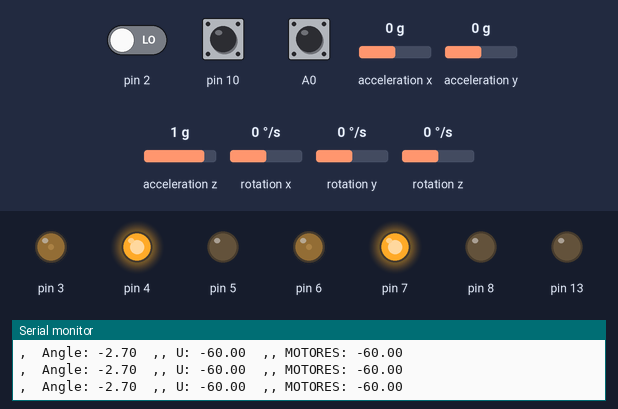
The sketch below on a simulated Arduino Uno, built with avr-gcc and run on an emulated ATmega328P. Parts: output pins drawn as LEDs (lit = HIGH), the last lines printed to the serial monitor. The inputs (shaded band) are chosen by the test bench; at power-on: acceleration x 0 g, acceleration y 0 g, pin 2 LOW, pin 10 HIGH, A0 HIGH, acceleration z 1 g, rotation x 0 °/s, rotation y 0 °/s, rotation z 0 °/s. The sensor or clock chip raises its interrupt line as the real part does.

Above: at 1.7 s.
1.8 s: acceleration x set to 0.2 g
At 2.9 s:
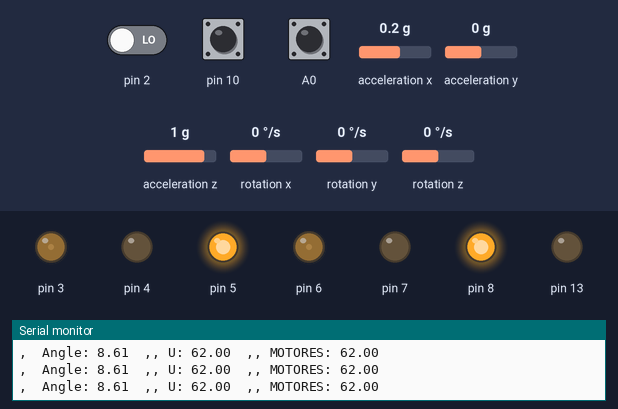
3.4 s: acceleration y set to -1.4 g
At 4.6 s:
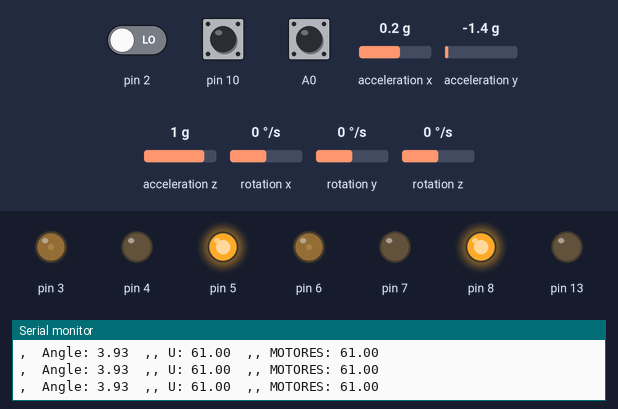
5.0 s: acceleration x set to 0 g
At 6.3 s:
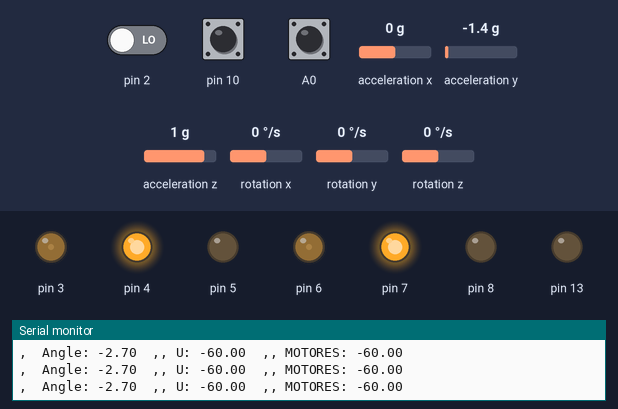
Timing chart, 0 to 8.0 s (numbered marks = the images above; inputs shaded):
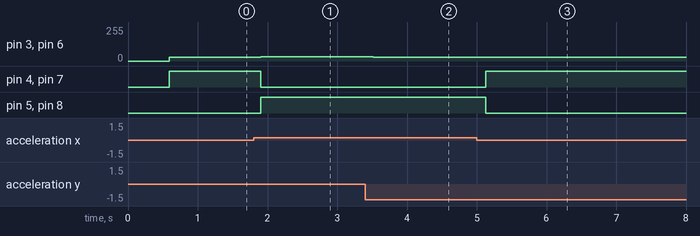

Measured:
- the behaviour switches between 0 and 0.1 g on acceleration x (found by bisection; images 0 and 1)
- the behaviour switches between 0.2 and 0.1 g on acceleration x (found by bisection; images 2 and 3)
- after the input at 1.8 s, pin 3, pin 6: 30/255 → 31/255 after 0.10 s; pin 4, pin 7: HIGH → LOW after 0.10 s; pin 5, pin 8: LOW → HIGH after 0.10 s
- after the input at 3.4 s, pin 3, pin 6: 31/255 → 30/255 after 0.12 s
- after the input at 5.0 s, pin 4, pin 7: LOW → HIGH after 0.13 s; pin 5, pin 8: HIGH → LOW after 0.13 s

The sketch:

FLLv1.ino
```cpp
#include <Fuzzy.h>
   const float Q_distance=2.7;//1 2.7
   const float R_measure=3.3;//1 2.7
   float distance=0;
   float P=0;
   float K=0;
   float y=0;
   float S=0;
  /////////////////////
///////////////////////////////////////////
#include "LMotorController.h"
#include "I2Cdev.h"
#include "MPU6050_6Axis_MotionApps20.h"
#include <PinChangeInt.h>
///////////////////////////////////////////
///mpu///
#if I2CDEV_IMPLEMENTATION == I2CDEV_ARDUINO_WIRE
 #include "Wire.h"
#endif
MPU6050 mpu;
// MPU control/status vars
bool dmpReady = false; // set true if DMP init was successful
uint8_t mpuIntStatus; // holds actual interrupt status byte from MPU
uint8_t devStatus; // return status after each device operation (0 = success, !0 = error)
uint16_t packetSize; // expected DMP packet size (default is 42 bytes)
uint16_t fifoCount; // count of all bytes currently in FIFO
uint8_t fifoBuffer[64]; // FIFO storage buffer
// orientation/motion vars
Quaternion q; // [w, x, y, z] quaternion container
VectorFloat gravity; // [x, y, z] gravity vector
float ypr[1]; // [yaw, pitch, roll] yaw/pitch/roll container and gravity vector
volatile bool mpuInterrupt = false; // indicates whether MPU interrupt pin has gone high
void dmpDataReady()
{
 mpuInterrupt = true;
}
/////////////////////////


//MOTOR CONTROLLER
float motorSpeedFactorLeft = 0.5;
float motorSpeedFactorRight = 0.5;
int ENA = 6;
int IN1 = 7;
int IN2 = 8;
int IN3 = 4;
int IN4 = 5;
int ENB = 3;
#define MIN_ABS_SPEED 10 //27 28 30
LMotorController motorController(ENA, IN1, IN2, ENB, IN3, IN4, motorSpeedFactorLeft, motorSpeedFactorRight);
////////////////

///encoder///
volatile int en1=0,en2=0;
int motorAngularPosition=0;
float motorAngularSpeed=0;
//const float gearRatio=51.45;
//const float countToDegrees = (360 / (12.0 * gearRatio));
int disF=0;

int GradosP=360/150;

#define s1 11
#define s2 12

#define sensor A2
/////////////////

//lqr///
float x1,x2,x3,x4;
float x1_ant=0;
float x3_ant=0;
//float k[4]={-1.122,-1.68,52.76,719};//-1.22,0.5,30.755,150//-1.22,-0.13,33,100//-1.22,-0.13,37.799,950


// Fuzzy
Fuzzy *fuzzy = new Fuzzy();

// FuzzyInput


// FuzzyDInput
FuzzySet *DBmax = new FuzzySet(-19, -19, -18, -16);
FuzzySet *DBmin = new FuzzySet(-18, -15, -15, -10);
FuzzySet *DStop = new FuzzySet(-10, 0, 0, 10);
FuzzySet *DFmin = new FuzzySet(10, 15, 15, 18);
FuzzySet *DFmax = new FuzzySet(16, 18, 19, 19);

/*
// FuzzyInput
FuzzySet *back = new FuzzySet(-20, -20, -10, -5);
FuzzySet *zero = new FuzzySet(-10, 0, 0, 10);
FuzzySet *forw = new FuzzySet(5, 10, 20, 20);
*/


// FuzzyOutput


int SetPoint=0;
float input;
//double dt=0,dt2=0.0001;
volatile double U;
////////////////////


void setup() {
  distance = Angle()-182.7;

  FuzzyInput *angle = new FuzzyInput(1);
  FuzzySet *Bmax = new FuzzySet(-30, -30, -29, -1);//13
//FuzzySet *Bmin = new FuzzySet(-8, -5, -5, -1);
FuzzySet *z1 = new FuzzySet(-1, 0, 0, 1);
//FuzzySet *Fmin = new FuzzySet(1, 5, 5, 8);
FuzzySet *Fmax = new FuzzySet(1, 29, 30, 30);

  angle->addFuzzySet(Bmax);
  angle->addFuzzySet(z1);
  angle->addFuzzySet(Fmax);

  fuzzy->addFuzzyInput(angle);


  /*
  FuzzyInput *Dangle = new FuzzyInput(2);
  Dangle->addFuzzySet(DBmin);
  Dangle->addFuzzySet(DBmax);
  Dangle->addFuzzySet(DStop);
  Dangle->addFuzzySet(DFmin);
  Dangle->addFuzzySet(DFmax);
  fuzzy->addFuzzyInput(Dangle);
*/
      /*
  FuzzyInput1 *dis = new FuzzyInput(3);
  angle->addFuzzySet(back);
  angle->addFuzzySet(zero);
  angle->addFuzzySet(forw);
  fuzzy->addFuzzyInput(dis);
*/

  // FuzzyOutput
  FuzzyOutput *speedOutput = new FuzzyOutput(1);
  FuzzySet *Bmaximum = new FuzzySet(-120, -120, -40, -1);
//FuzzySet *Bmedium = new FuzzySet(-80, -60, -50, -40);
//FuzzySet *Bless = new FuzzySet(-40, -30, -30, -20);
FuzzySet *nada = new FuzzySet(-1, 0, 0, 1);
//FuzzySet *Fless = new FuzzySet(20, 30, 30, 40);
//FuzzySet *Fmedium = new FuzzySet(40, 50, 60, 80);
FuzzySet *Fmaximum = new FuzzySet(1, 40, 120, 120);


  speedOutput->addFuzzySet(Bmaximum);
  speedOutput->addFuzzySet(nada);
  speedOutput->addFuzzySet(Fmaximum);
  fuzzy->addFuzzyOutput(speedOutput);


// Building FuzzyRule
  FuzzyRuleAntecedent *Ifnothing = new FuzzyRuleAntecedent();
  Ifnothing->joinSingle(z1);
  //Ifnothing->joinWithAND(Stop, DStop);

  FuzzyRuleConsequent *Thenada = new FuzzyRuleConsequent();
  Thenada->addOutput(nada);

  FuzzyRule *fuzzyRule1 = new FuzzyRule(1, Ifnothing, Thenada);
  fuzzy->addFuzzyRule(fuzzyRule1);
//

// Building FuzzyRule
  FuzzyRuleAntecedent *Ifbmax = new FuzzyRuleAntecedent();
  Ifbmax->joinSingle(Bmax);
  //Ifnothing->joinWithAND(Stop, DStop);

  FuzzyRuleConsequent *Thenbmax = new FuzzyRuleConsequent();
  Thenbmax->addOutput(Bmaximum);

  FuzzyRule *fuzzyRule2 = new FuzzyRule(2, Ifbmax, Thenbmax);
  fuzzy->addFuzzyRule(fuzzyRule2);

//

// Building FuzzyRule
  FuzzyRuleAntecedent *Iffmax = new FuzzyRuleAntecedent();

  Iffmax->joinSingle(Fmax);
  //Ifnothing->joinWithAND(Stop, DStop);

  FuzzyRuleConsequent *Thenfmax = new FuzzyRuleConsequent();
  Thenfmax->addOutput(Fmaximum);

  FuzzyRule *fuzzyRule3 = new FuzzyRule(3, Iffmax, Thenfmax);
  fuzzy->addFuzzyRule(fuzzyRule3);
//


  Serial.begin(2000000);
 ////////MPU////////
 // join I2C bus (I2Cdev library doesn't do this automatically)
 #if I2CDEV_IMPLEMENTATION == I2CDEV_ARDUINO_WIRE
 TWBR = 24; // 400kHz I2C clock (200kHz if CPU is 8MHz)
 #elif I2CDEV_IMPLEMENTATION == I2CDEV_BUILTIN_FASTWIRE
 Fastwire::setup(400, true);
 #endif

 mpu.initialize();

 devStatus = mpu.dmpInitialize();

 // supply your own gyro offsets here, scaled for min sensitivity
 mpu.setXGyroOffset(63);
 mpu.setYGyroOffset(40);
 mpu.setZGyroOffset(22);
 mpu.setZAccelOffset(976); // 1688 factory default for my test chip

 // make sure it worked (returns 0 if so)
 if (devStatus == 0)
 {
 // turn on the DMP, now that it's ready
 mpu.setDMPEnabled(true);

 // enable Arduino interrupt detection
 attachInterrupt(0, dmpDataReady, RISING);
 mpuIntStatus = mpu.getIntStatus();

 // set our DMP Ready flag so the main loop() function knows it's okay to use it
 dmpReady = true;

 // get expected DMP packet size for later comparison
 packetSize = mpu.dmpGetFIFOPacketSize();
 }
 else
 {
 // ERROR!
 // 1 = initial memory load failed
 // 2 = DMP configuration updates failed
 // (if it's going to break, usually the code will be 1)
 Serial.print(F("DMP Initialization failed (code "));
 Serial.print(devStatus);
 Serial.println(F(")"));
 }

 pinMode(13,OUTPUT);

pinMode(A0, INPUT_PULLUP);
   pinMode(10, INPUT_PULLUP);

   pinMode(s1, INPUT_PULLUP);
   pinMode(s2, INPUT_PULLUP);
   PCintPort::attachInterrupt(A0, encoder1, RISING);
   PCintPort::attachInterrupt(10, encoder2, RISING);
}


void encoder1() {
  if (digitalRead(A0) == HIGH) {
    if (digitalRead(s2) == LOW) {
      en1++;
    }
    else {
      en1--;
    }
  }
  else {
    if (digitalRead(s2) == LOW) {
      en1--;
    }
    else {
      en1++;
    }
  }
  }


void encoder2() {
      if (digitalRead(10) == HIGH) {
    if (digitalRead(s1) == LOW) {
      en2--;
    }
    else {
      en2++;
    }
  }
  else {
    if (digitalRead(s1) == LOW) {
      en2++;
    }
    else {
      en2--;
    }
  }
  }


void sampleEncoders() {
  static float prevPosition = 0;
  static uint16_t lastUpdate = 0;
  static float leftPosition = 0;
  static float rightPosition = 0;
  //uint16_t m = micros();
  //uint16_t dt3 = m - lastUpdate;
  //lastUpdate = m;

  leftPosition = (float)en1 * 2.32;
  rightPosition = (float)en2 * 2.32;
  motorAngularPosition = -(leftPosition + rightPosition) / 2.0;
  //motorAngularSpeed = (((motorAngularPosition - prevPosition)/ dt3)* 1000000.0)/6;
  //prevPosition = motorAngularPosition;
}


int distancia(){

  disF=en1;
  return disF;
}


float Angle(){
    // if programming failed, don't try to do anything
 if (!dmpReady) return;

 // wait for MPU interrupt or extra packet(s) available
 while (!mpuInterrupt && fifoCount < packetSize)
 {
  //no mpu data - performing lqr calculations and output to motors is 0
 //motorController.move(0,MIN_ABS_SPEED);
 }


 // reset interrupt flag and get INT_STATUS byte
 mpuInterrupt = false;
 mpuIntStatus = mpu.getIntStatus();

 // get current FIFO count
 fifoCount = mpu.getFIFOCount();

 // check for overflow (this should never happen unless our code is too inefficient)
 if ((mpuIntStatus & 0x10) || fifoCount == 1024)
 {
 // reset so we can continue cleanly
 mpu.resetFIFO();
 //Serial.println(F("FIFO overflow!"));

 // otherwise, check for DMP data ready interrupt (this should happen frequently)
 }
 else if (mpuIntStatus & 0x02)
 {
 // wait for correct available data length, should be a VERY short wait
 while (fifoCount < packetSize) fifoCount = mpu.getFIFOCount();

 // read a packet from FIFO
 mpu.getFIFOBytes(fifoBuffer, packetSize);

 // track FIFO count here in case there is > 1 packet available
 // (this lets us immediately read more without waiting for an interrupt)
 fifoCount -= packetSize;

 mpu.dmpGetQuaternion(&q, fifoBuffer);
 mpu.dmpGetGravity(&gravity, &q);
 mpu.dmpGetYawPitchRoll(ypr, &q, &gravity);
 input = ypr[1] * 180/M_PI + 180;
return input;
 }
}
int now=0;
int chtime=0;
int Ts=1;//20//10
int pasTime=0;


/*
float KalmanFilter(float newDistance, float dt){
       //distance=distance; //priori distance
       P+=Q_distance*dt;  //estimation error covariance
       //Kalman gain
       S=P+R_measure;
       K=P/S;
       //Update whith measurement
       y=newDistance-distance;
       //Calculate distance
       distance+=K*y;
       //Update the error covariance
       P*=(1-K);
       return distance;
   }
*/


void loop() {///
  x3=Angle()-182.7;///sensor izq 182.7
  x3=constrain(x3,-30,30);

  fuzzy->setInput(1, int(x3));
  //fuzzy->setInput(2, x4);
  fuzzy->fuzzify();
  U =int( fuzzy->defuzzify(1));

  now=millis();
  chtime=now-pasTime;
  //sampleEncoders();
  //x1=motorAngularPosition;
  delay(3);//5//3


  //Serial.print(int(KalmanFilter(x3,chtime*10000)));
  //Serial.print(' ');
  //Serial.println(KalmanFilter(x3,chtime*1000000000));
  Serial.print(",  Angle: ");
  Serial.print(x3);
  x4=((x3-x3_ant)/chtime);
  x4=constrain(x4,-49,49);


  //Serial.print(",  Vel-Angle: ");
  //Serial.print(x4);
  //Serial.print(",,     dt: ");
  //Serial.print(chtime);
  ///////////////////////////////////////////////////////////////////////////////////////
  //U=-((k[0]*(SetPoint-x1))+(k[1]*x2)+(k[2]*KalmanFilter(x3,chtime*1000000))+(k[3]*x4));
  ///////////////////////////////////////////////////////////////////////////////////////

  U=constrain(U,-120,120);
  Serial.print("  ,, U: ");
  Serial.print(U);
  //U=map(U,-5,5,-120,120);//90vel
  Serial.print("  ,, MOTORES: ");
  Serial.println(U);
  motorController.move(int(U)*-1,MIN_ABS_SPEED);
  pasTime=now;

  x1_ant=x1;
  x3_ant=x3;
}
```
